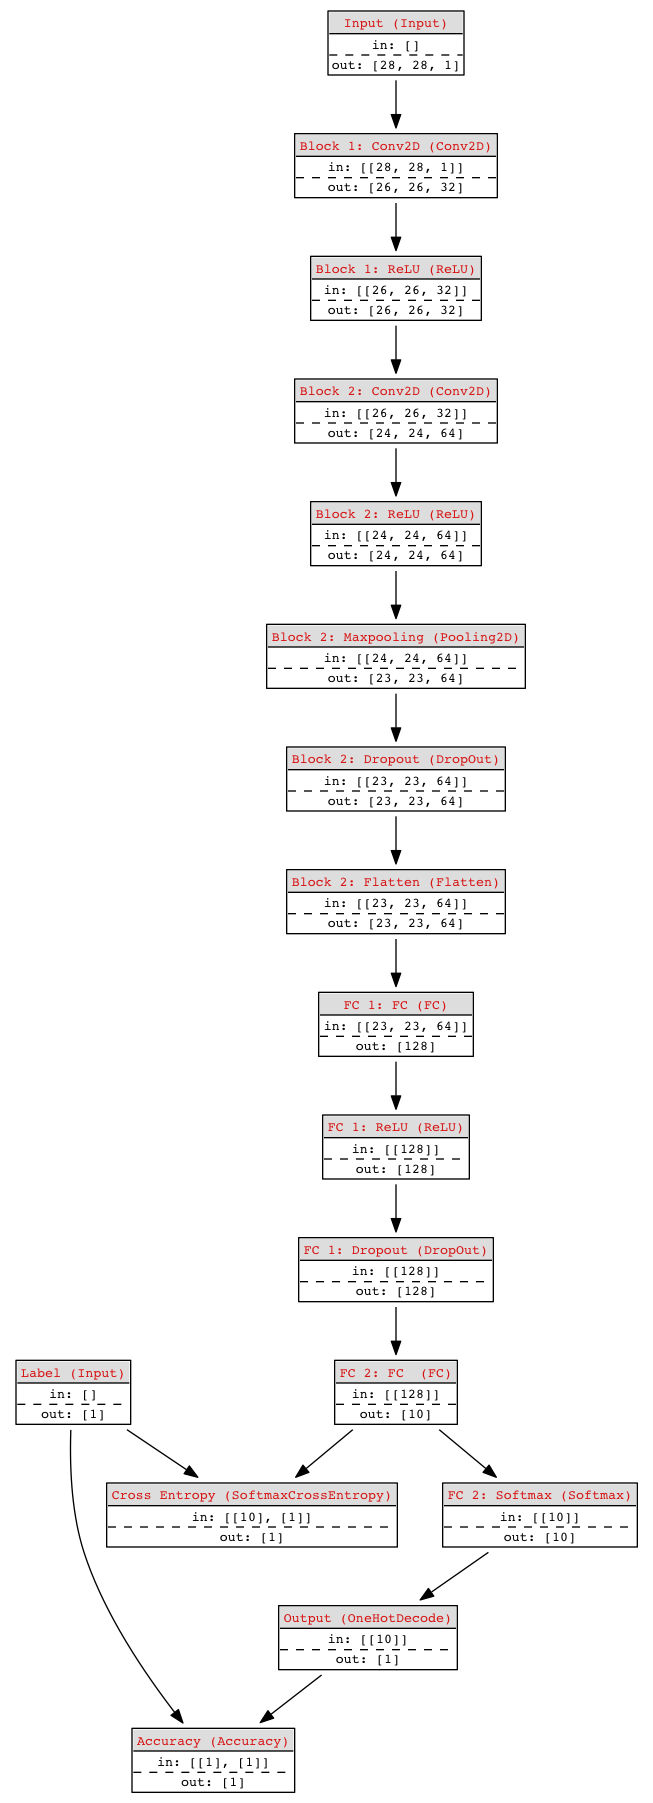

Reproduce this figure in Python.
import sys
import os
import numpy as np
import time
import h5py

sys.path.append(os.path.dirname(__file__)+"../../../")
from scratchnetwork import Network
from scratchnetwork.layers import Input
from scratchnetwork.layers import FC
from scratchnetwork.layers import Conv2D
from scratchnetwork.layers import Pooling2D
from scratchnetwork.layers import DropOut
from scratchnetwork.layers import ReLU
from scratchnetwork.layers import Flatten
from scratchnetwork.layers import Softmax
from scratchnetwork.losses import SoftmaxCrossEntropy
from scratchnetwork.metrics import Accuracy
from scratchnetwork.optimizers import SGD, AdaGrad
from scratchnetwork.regularizators import L1 as LR1C
from scratchnetwork.layers import OneHotDecode
from scratchnetwork.callbacks.prettymonitor import PrettyMonitor
LR1 = LR1C(0)


# MNIST LOAD
from mnist import MNIST
mndata = MNIST('../datasets/mnist/data')
images_train, labels_train = mndata.load_training()
images_train, labels_train = np.reshape(np.array(images_train), [-1, 28, 28]), np.array(labels_train)

images_train = (np.array(np.expand_dims(images_train, axis=-1), dtype=np.float64) - 128)/128
labels_train = np.array(labels_train, dtype=np.int32).reshape(-1, 1)

# Network
net = Network()
inputX = net("Input", Input, [28, 28, 1])
inputY = net("Label", Input, [1])

o = net("Block 1: Conv2D", Conv2D, num_filters=32, kernel_size=(3,3), params={'regularizator': LR1})(inputX)
o = net("Block 1: ReLU", ReLU)(o)

o = net("Block 2: Conv2D", Conv2D, num_filters=64, kernel_size=(3,3), params={'regularizator': LR1})(o)
o = net("Block 2: ReLU", ReLU)(o)
o = net("Block 2: Maxpooling", Pooling2D, "max", pool_size=(2, 2))(o)
o = net("Block 2: Dropout", DropOut, 0.25)(o)
o = net("Block 2: Flatten", Flatten)(o)

o = net("FC 1: FC", FC, 128, params={'regularizator': LR1})(o)
o = net("FC 1: ReLU", ReLU)(o)
o = net("FC 1: Dropout", DropOut, 0.5)(o)

FC2 = net("FC 2: FC", FC, 10, params={'regularizator': LR1})(o)
FC2softmax = net("FC 2: Softmax", Softmax)(FC2)
output = net("Output", OneHotDecode)(FC2softmax)

L1 = net("Cross Entropy", SoftmaxCrossEntropy)(FC2, inputY)
M1 = net("Accuracy", Accuracy)(output, inputY)

net.compile(inputs=[inputX], outputs=[output], losses=[L1], metrics=[M1], optimizer=AdaGrad(lr=1e-2, clip_norm=None))
net.plot(os.path.basename(sys.argv[0]).split(".")[0]+".png")

"""# Llenamos
batch_index = 0
batch_size = 128
epoch = 0

for i in range(10000):
	Xaux = images_train[batch_index:(batch_index + batch_size)]
	Yaux = labels_train[batch_index:(batch_index + batch_size)]
	t = time.time()
	net.train_batch({'Input': Xaux}, {'Label': Yaux})
	batch_index += batch_size
	if batch_index >= images_train.shape[0]:
		batch_index = 0
		epoch += 1
	
	net.monitoring()
	print(str(batch_index) + "/" + str(epoch))
	print('-----'+ str(time.time() - t) +'------')
	
"""
params = {
	'shuffle': True, 
	'iterations': {
		'training': 1000,
		'validation': 1,
	}
}
callbacks = [PrettyMonitor(PrettyMonitor.TRAINING, 1), PrettyMonitor(PrettyMonitor.VALIDATION)]
net.fit(X={'Input': images_train}, Y={'Label': labels_train}, epochs=10, batch_size=128, Xval={'Input': images_train}, Yval={'Label': labels_train}, params=params, callbacks=callbacks)
net.save("example.h5", freeze=True)
